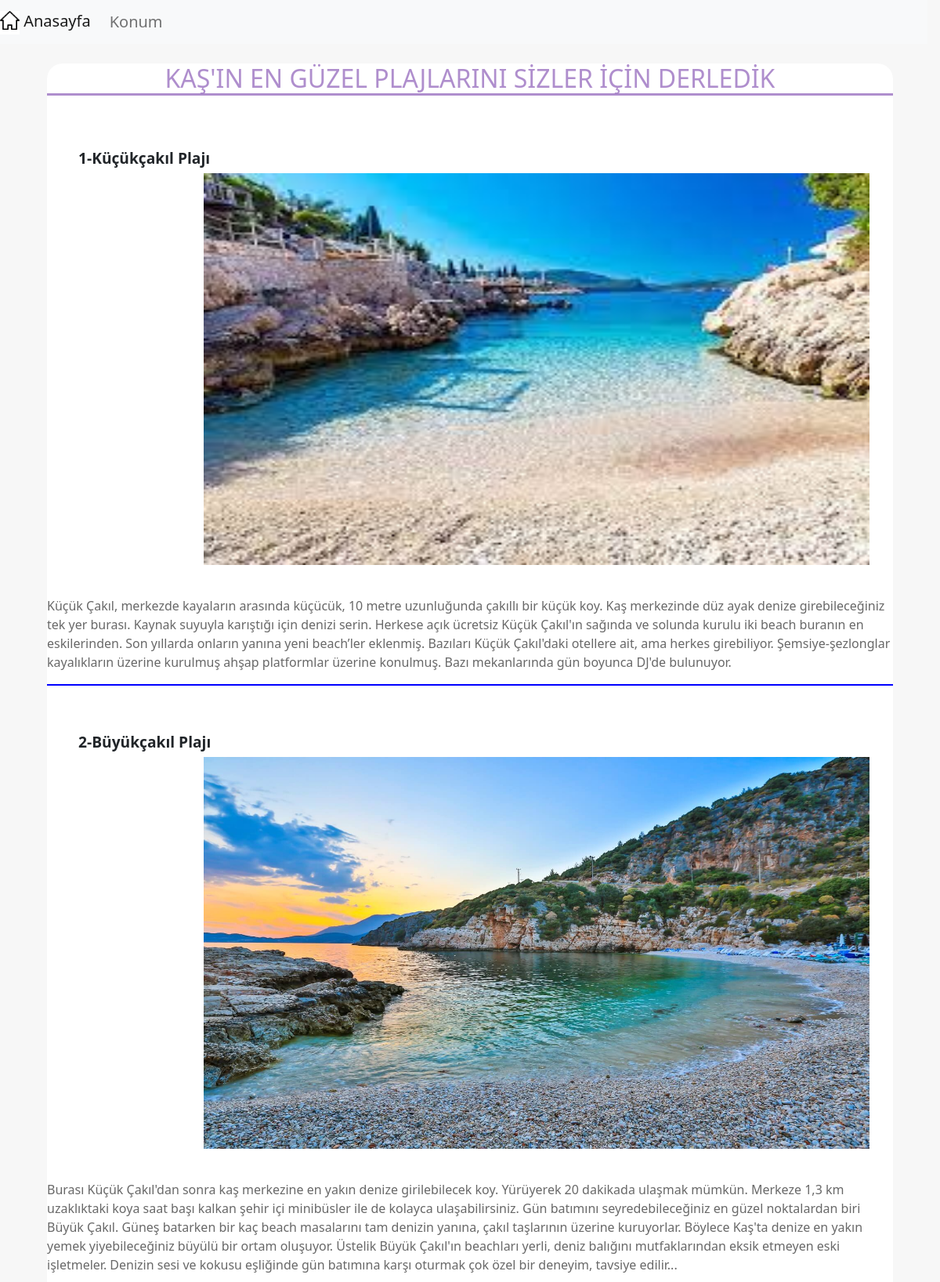
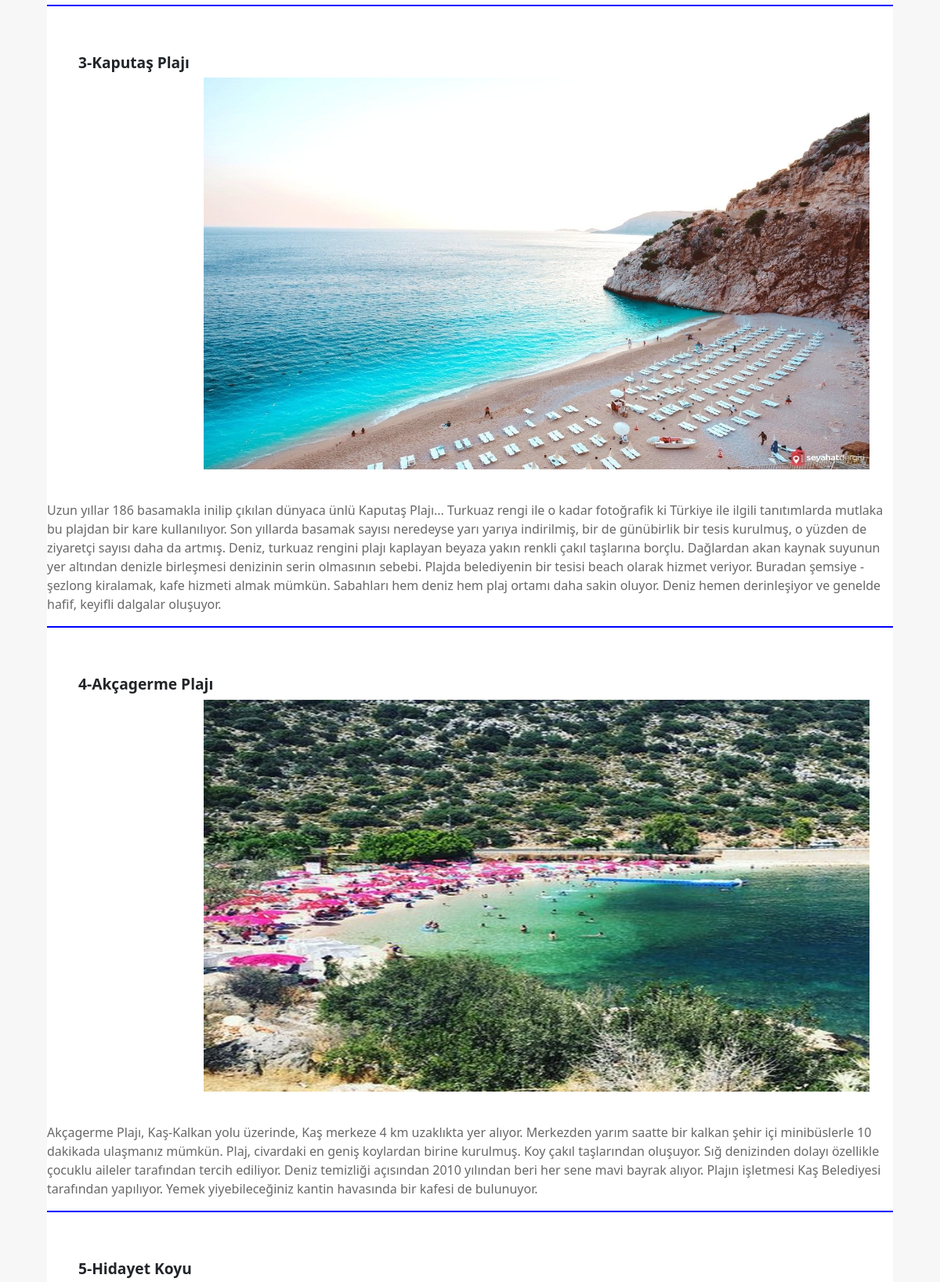
The page /PLAJLAR (upper part) on the database its author committed (2 pictures, top to bottom).
### pages/models.py (models this page shows, shortened)
class Blog(models.Model):
    title = models.CharField(max_length=200, verbose_name='Plaj İsmi')
    image = models.ImageField(upload_to='pages/', verbose_name='Plaj Resimleri', default='')
    body=models.TextField()

### pages/views.py (the view)
# urls.py: path('PLAJLAR',beach),
def beach(request):
    pages =Blog.objects.all()
    context={
        'pages':pages
    }
    return render(request, 'pages/PLAJLAR.html',context)

### pages/templates/pages/PLAJLAR.html
{% extends "layout.html" %}
{% load static %}
{% block css_files %}
    <link rel="stylesheet" href="{% static 'style.css' %}"">
{% endblock %}
{% block content %}
<div class="background">
<div class="beaches">
  <h2 style="text-align: center;">KAŞ'IN EN GÜZEL PLAJLARINI SİZLER İÇİN DERLEDİK</h2>
 {% for beach in pages %}
  <h3>{{beach.title}}</h3>
  <p class="beach">
    <img width="850" height="500" src="{{beach.image.url}}" alt="">
  </p>
  <p class="beach">
    <br>
 {{beach.body}}
 </p>
  <div class="yazi"></div>
  {% endfor %}
</div>
</div>
{% endblock content %}

### static/style.css (style rules this page uses)
* { box-sizing: border-box; margin: 0; padding: 0; }
body { background-color: rgba(246, 246, 246, 0.808); width: 100%; height: 100%; }
h3 { display: block; font-size:larger; font-weight: bolder; padding-left: 40px; padding-top: 60px; }
h2 { margin-top:25px; color:rgba(162, 124, 197, 0.858); border-bottom-style:solid ; }
p { color: rgba(62, 61, 61, 0.782); }
.background { background-color: white; width: 90%; margin: auto; border-radius: 20px; }
.beach img { margin-left: 200px; }
.yazi { border-bottom: 2px double blue; }

### rows shown on the page
Blog: title "1-Küçükçakıl Plajı", image (picture), body "Küçük Çakıl, merkezde kayaların arasında küçücük, 10 metre uzunluğunda çakıllı bir küçük koy. Kaş merkezinde düz ayak denize girebileceğiniz tek yer burası. Kaynak suyuyla karıştığı için denizi serin. Herkese açık ücretsiz Küçük Çakıl'ın sağında ve solunda kurulu iki beach buranın en eskilerinden. Son yıllarda onların yanına yeni beach’ler eklenmiş. Bazıları Küçük Çakıl'daki otellere ait, ama herkes girebiliyor. Şemsiye-şezlonglar kayalıkların üzerine kurulmuş ahşap platformlar üzerine konulmuş. Bazı mekanlarında gün boyunca DJ'de bulunuyor."
Blog: title "2-Büyükçakıl Plajı", image (picture), body "Burası Küçük Çakıl'dan sonra kaş merkezine en yakın denize girilebilecek koy. Yürüyerek 20 dakikada ulaşmak mümkün. Merkeze 1,3 km uzaklıktaki koya saat başı kalkan şehir içi minibüsler ile de kolayca ulaşabilirsiniz. Gün batımını seyredebileceğiniz en güzel noktalardan biri Büyük Çakıl. Güneş batarken bir kaç beach masalarını tam denizin yanına, çakıl taşlarının üzerine kuruyorlar. Böylece Kaş'ta denize en yakın yemek yiyebileceğiniz büyülü bir ortam oluşuyor. Üstelik Büyük Çakıl'ın beachları yerli, deniz balığını mutfaklarından eksik etmeyen eski işletmeler. Denizin sesi ve kokusu eşliğinde gün batımına karşı oturmak çok özel bir deneyim, tavsiye edilir..."
Blog: title "3-Kaputaş Plajı", image (picture), body "Uzun yıllar 186 basamakla inilip çıkılan dünyaca ünlü Kaputaş Plajı... Turkuaz rengi ile o kadar fotoğrafik ki Türkiye ile ilgili tanıtımlarda mutlaka bu plajdan bir kare kullanılıyor. Son yıllarda basamak sayısı neredeyse yarı yarıya indirilmiş, bir de günübirlik bir tesis kurulmuş, o yüzden de ziyaretçi sayısı daha da artmış. Deniz, turkuaz rengini plajı kaplayan beyaza yakın renkli çakıl taşlarına borçlu. Dağlardan akan kaynak suyunun yer altından denizle birleşmesi denizinin serin olmasının sebebi. Plajda belediyenin bir tesisi beach olarak hizmet veriyor. Buradan şemsiye - şezlong kiralamak, kafe hizmeti almak mümkün. Sabahları hem deniz hem plaj ortamı daha sakin oluyor. Deniz hemen…"
Blog: title "4-Akçagerme Plajı", image (picture), body "Akçagerme Plajı, Kaş-Kalkan yolu üzerinde, Kaş merkeze 4 km uzaklıkta yer alıyor. Merkezden yarım saatte bir kalkan şehir içi minibüslerle 10 dakikada ulaşmanız mümkün. Plaj, civardaki en geniş koylardan birine kurulmuş. Koy çakıl taşlarından oluşuyor. Sığ denizinden dolayı özellikle çocuklu aileler tarafından tercih ediliyor. Deniz temizliği açısından 2010 yılından beri her sene mavi bayrak alıyor. Plajın işletmesi Kaş Belediyesi tarafından yapılıyor. Yemek yiyebileceğiniz kantin havasında bir kafesi de bulunuyor."
Blog: title "5-Hidayet Koyu"
